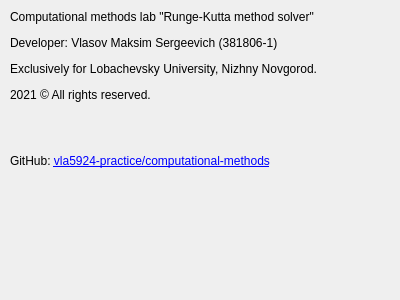
<?xml version="1.0" encoding="UTF-8"?>
<ui version="4.0">
 <class>AboutDialog</class>
 <widget class="QDialog" name="AboutDialog">
  <property name="geometry">
   <rect>
    <x>0</x>
    <y>0</y>
    <width>400</width>
    <height>300</height>
   </rect>
  </property>
  <property name="windowTitle">
   <string>About</string>
  </property>
  <property name="whatsThis">
   <string notr="true"/>
  </property>
  <widget class="QLabel" name="label">
   <property name="geometry">
    <rect>
     <x>10</x>
     <y>10</y>
     <width>381</width>
     <height>281</height>
    </rect>
   </property>
   <property name="text">
    <string>&lt;html&gt;&lt;head/&gt;&lt;body&gt;&lt;p&gt;Computational methods lab &amp;quot;Runge-Kutta method solver&amp;quot;&lt;/p&gt;&lt;p&gt;Developer: Vlasov Maksim Sergeevich (381806-1)&lt;/p&gt;&lt;p&gt;Exclusively for Lobachevsky University, Nizhny Novgorod. &lt;/p&gt;&lt;p&gt;2021 © All rights reserved.&lt;/p&gt;&lt;p&gt;&lt;br/&gt;&lt;/p&gt;&lt;p&gt;GitHub: &lt;a href=&quot;https://github.com/vla5924-practice/computational-methods/tree/main/02_systems&quot;&gt;&lt;span style=&quot; text-decoration: underline; color:#0000ff;&quot;&gt;vla5924-practice/computational-methods&lt;/span&gt;&lt;/a&gt;&lt;/p&gt;&lt;/body&gt;&lt;/html&gt;</string>
   </property>
   <property name="textFormat">
    <enum>Qt::RichText</enum>
   </property>
   <property name="alignment">
    <set>Qt::AlignLeading|Qt::AlignLeft|Qt::AlignTop</set>
   </property>
  </widget>
 </widget>
 <resources/>
 <connections/>
</ui>
